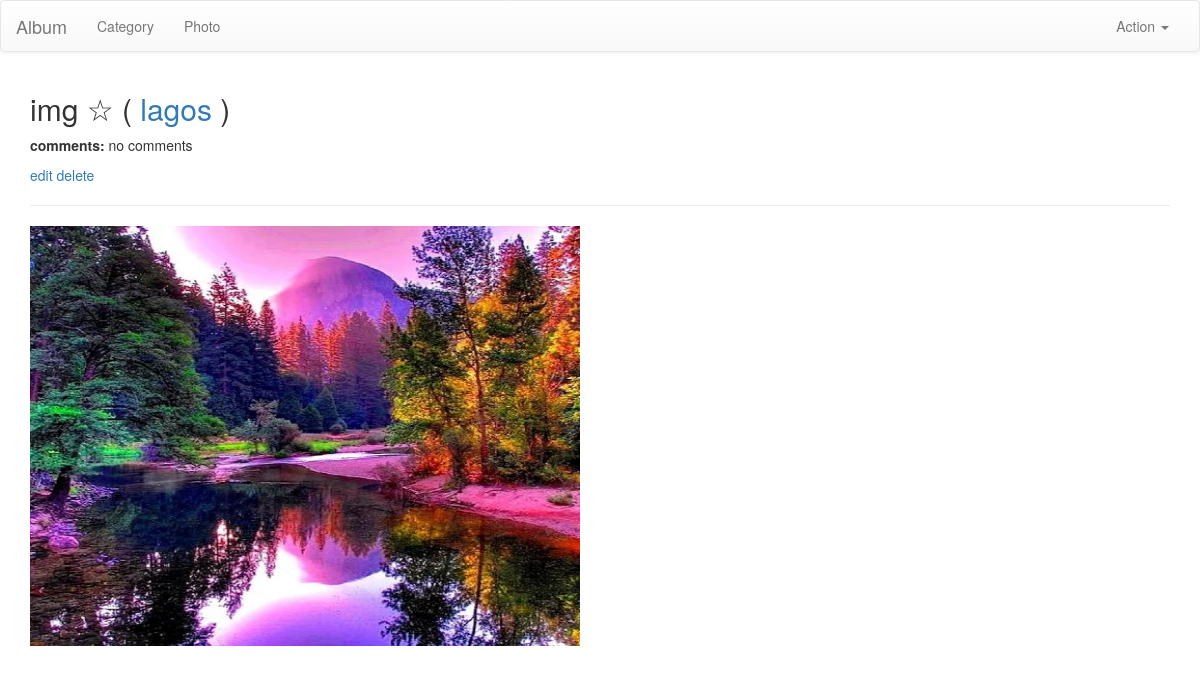
/album/photo/7/detail/, run on the app's committed database.
### album/models.py (models this page shows, shortened)
class Photo(models.Model):
    category = models.ForeignKey('Category', on_delete=models.PROTECT )
    title = models.CharField(max_length=50, default='No title')
    photo = models.ImageField(upload_to='photos/')
    pub_date = models.DateField(auto_now_add=True)
    favorite = models.BooleanField(default=False)
    comment = models.CharField(max_length=200, blank=True)

class Category(models.Model):
    name = models.CharField(max_length=50)
    def __str__(self):
        return self.name

### album/views.py (the view)
# urls.py: path('photo/<int:pk>/detail/', views.PhotoDetailView.as_view(), name='photo-detail'),
class PhotoDetailView(DetailView):
	model = Photo

### album/templates/album/photo_detail.html
{% extends 'base.html' %}
{% load static %}
{% block section %}
   <h2>
       {{ object.title }}
       {% if object.favorite %}
              &#9733;
       {% else %}
              &#9734;
       {% endif %}
       {% if object.category_id %}
         ( <a href="{% url "category-detail" object.category_id %}">
             {{ object.category }}
           </a> )
       {% endif %}
    </h2>
    <p><strong>comments: </strong>{{ object.comment|default:"no comments" }}</p>
    <a href="{% url "photo-update" object.id %}">edit</a>
    <a href="{% url "photo-delete" object.id %}">delete</a>
   <hr>
{% endblock section %}
{% block maincontent %}
<div>
 <div>
     <img src="{% static object.photo.url %}" style="width:550px;height:420px" />
 </div>
</div>
{% endblock maincontent %}

### data on the page
Photo: title "img", category "lagos", comment "no comments", photo (picture)
